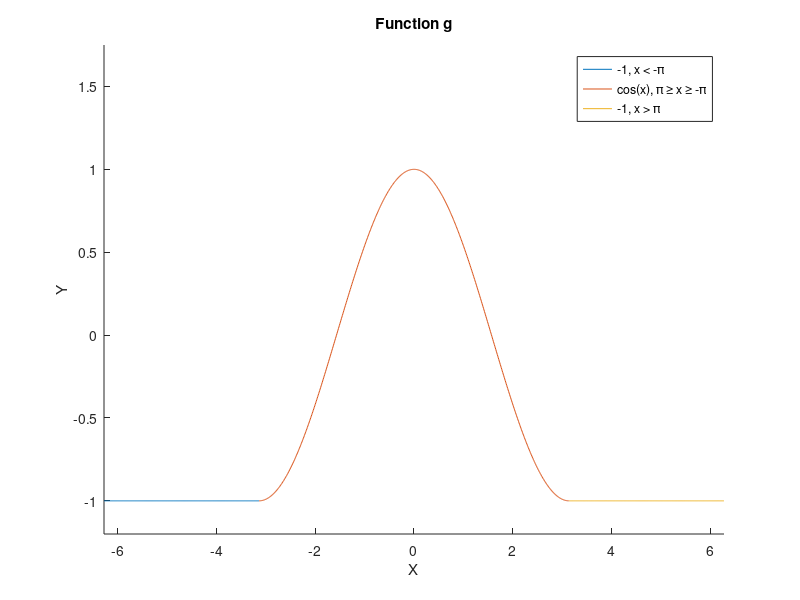

Write MATLAB code to recreate this figure.
function g = funciong
intervalo1=(-pi:-0.01:-2*pi);
intervalo2=(pi:0.01:2*pi);
funcionOnes=-1*ones(1,315);
intervaloCos=(-pi:0.01:pi);
funcionCos=cos(intervaloCos);
intervalo12=(pi:0.01:2*pi);
axis([-2*pi 2*pi -1.2 1.75]);
hold
title('Function g');
plot(intervalo1,funcionOnes,intervaloCos,funcionCos,intervalo2,funcionOnes)
hold
xlabel('X');
ylabel('Y');
legend('-1, x < -\pi','cos(x), \pi \geq x \geq -\pi','-1, x > \pi');
end